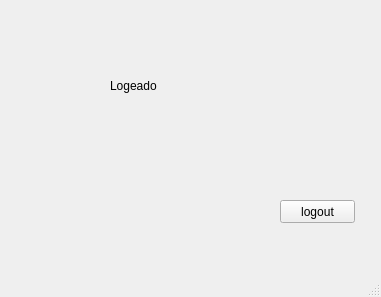
<?xml version="1.0" encoding="UTF-8"?>
<ui version="4.0">
 <class>MainWindow</class>
 <widget class="QMainWindow" name="MainWindow">
  <property name="geometry">
   <rect>
    <x>0</x>
    <y>0</y>
    <width>381</width>
    <height>297</height>
   </rect>
  </property>
  <property name="windowTitle">
   <string>MainWindow</string>
  </property>
  <widget class="QWidget" name="centralwidget">
   <widget class="QPushButton" name="pushButton">
    <property name="geometry">
     <rect>
      <x>280</x>
      <y>200</y>
      <width>75</width>
      <height>23</height>
     </rect>
    </property>
    <property name="text">
     <string>logout</string>
    </property>
   </widget>
   <widget class="QLabel" name="label">
    <property name="geometry">
     <rect>
      <x>110</x>
      <y>60</y>
      <width>71</width>
      <height>51</height>
     </rect>
    </property>
    <property name="text">
     <string>Logeado</string>
    </property>
   </widget>
  </widget>
  <widget class="QMenuBar" name="menubar">
   <property name="geometry">
    <rect>
     <x>0</x>
     <y>0</y>
     <width>381</width>
     <height>21</height>
    </rect>
   </property>
  </widget>
  <widget class="QStatusBar" name="statusbar"/>
 </widget>
 <resources/>
 <connections/>
</ui>
